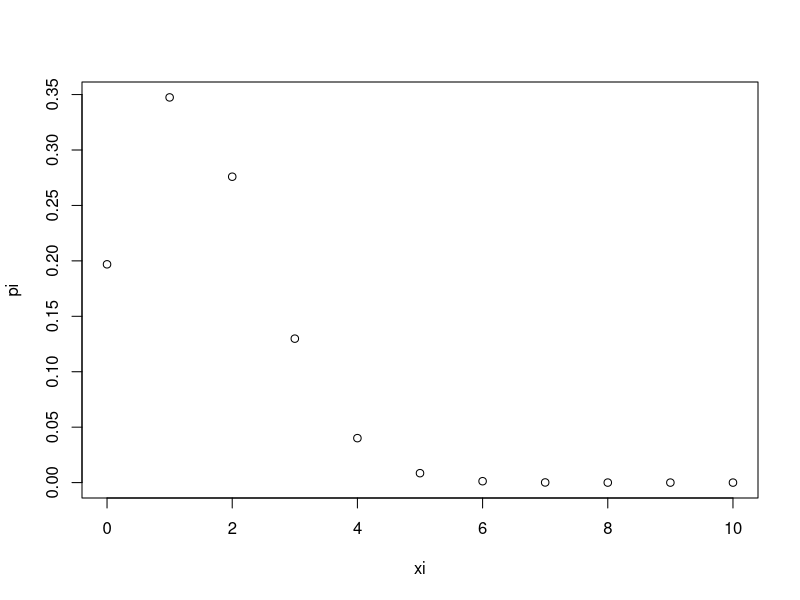

R code for this plot:
#zadanie 1 Prawdopowobienstwo wyprodukowania uszkodzonego prodecora wynosi 0.15
#Niech zmienna X oznacza liczbe procesorow  uszkodonych w partwi liczacej 10

#rozklady Dwumianowy-binom  | geometryczby - geom | Poisiona - pois

n = 10
p = 0.15 #prawdopodobienstwo sukcesu w 1 doswiadczeniu

xi = 0:n
RPDw = data.frame(xi,pi = dbinom(xi,n,p)) #rozklad prawdopodobenstwa "tabelka"
RPDw
plot(RPDw)

EX = n*p #wartosc oczekiwana
EX

D2X = n*p*(1-p) #wariancja
D2X


#zadanie 2 prawdopodobienstow awarii aparatury doswaidczalnej w jedynm doswaiczeniu  wynosi 0.1 
#doswiadczenia mozna prowprowadzac dowolna liczbe razy
#obliczyc prawdopodobienstwo ze pierwsza awaria zdarzy sie 
#A- w 5 doswiadczeniu 
# B -nie wczesniej niz w 3 doswiadczeniu
# prawdopodobienstwo ze pierewsza awaria zdarzy sie nie pozniej niz w k-tym doswaidczeniu wynosi 0.8 wyznaczyc "K"



#P(X=a) w punkcie 
a=3
PA=dbinom(a,n,p)
PA
#P(X<=b)=F(b) w przedziale P(X<2)=P(X<=1)=F(1)
b=1
PB=pbinom(b,n,p)
PB

#P(X>c)=1-P(X<=c)=1-F(c)  P(X>=4)=P(X>3)=1-F(3)

c=3
PC=1-pbinom(c,n,p)
PC

#P(d<X<=e)=P(X<=e)-P(X<=d)=F(e)-F(d)  d<e  P(1<=X<=4)=P(0<X<=4)

d=0
e=4
PD=pbinom(e,n,p)-pbinom(d,n,p)
PD


#kwantyl - "z prawdopodobienstwa p1 uzyskam nie wiecej niz k sukcesow"

p1=0.75
k=qbinom(p1,n,p)
k


